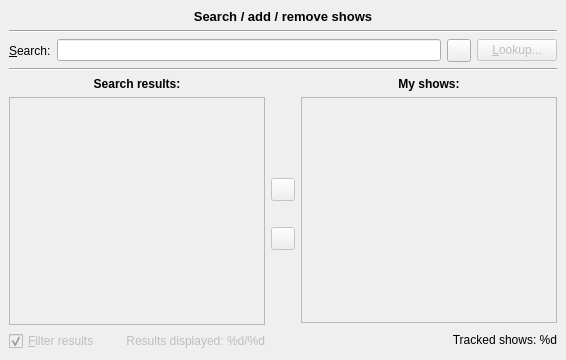
     <widget class="QWidget" name="tabShows" >
      <attribute name="title" >
       <string>S&amp;hows</string>
      </attribute>
      <layout class="QGridLayout" >
       <property name="leftMargin" >
        <number>9</number>
       </property>
       <property name="topMargin" >
        <number>9</number>
       </property>
       <property name="rightMargin" >
        <number>9</number>
       </property>
       <property name="bottomMargin" >
        <number>9</number>
       </property>
       <property name="horizontalSpacing" >
        <number>6</number>
       </property>
       <property name="verticalSpacing" >
        <number>6</number>
       </property>
       <item row="4" column="1" >
        <layout class="QVBoxLayout" >
         <property name="spacing" >
          <number>6</number>
         </property>
         <property name="leftMargin" >
          <number>0</number>
         </property>
         <property name="topMargin" >
          <number>0</number>
         </property>
         <property name="rightMargin" >
          <number>0</number>
         </property>
         <property name="bottomMargin" >
          <number>0</number>
         </property>
         <item>
          <spacer>
           <property name="orientation" >
            <enum>Qt::Vertical</enum>
           </property>
           <property name="sizeHint" >
            <size>
             <width>20</width>
             <height>101</height>
            </size>
           </property>
          </spacer>
         </item>
         <item>
          <widget class="QToolButton" name="btnShowAdd" >
           <property name="enabled" >
            <bool>false</bool>
           </property>
           <property name="toolTip" >
            <string>&lt;html>&lt;head>&lt;meta name="qrichtext" content="1" />&lt;style type="text/css">
p, li { white-space: pre-wrap; }
&lt;/style>&lt;/head>&lt;body style=" font-family:'Sans Serif'; font-size:9pt; font-weight:400; font-style:normal; text-decoration:none;">
&lt;p style=" margin-top:0px; margin-bottom:0px; margin-left:0px; margin-right:0px; -qt-block-indent:0; text-indent:0px;">Click to add the selected show to your tracked shows list.&lt;/p>&lt;/body>&lt;/html></string>
           </property>
           <property name="icon" >
            <iconset resource="NextShowsConfig.qrc" >:/images/icons/images/icons/rightarrow.png</iconset>
           </property>
          </widget>
         </item>
         <item>
          <spacer>
           <property name="orientation" >
            <enum>Qt::Vertical</enum>
           </property>
           <property name="sizeType" >
            <enum>QSizePolicy::Fixed</enum>
           </property>
           <property name="sizeHint" >
            <size>
             <width>20</width>
             <height>20</height>
            </size>
           </property>
          </spacer>
         </item>
         <item>
          <widget class="QToolButton" name="btnShowRemove" >
           <property name="enabled" >
            <bool>false</bool>
           </property>
           <property name="toolTip" >
            <string>&lt;html>&lt;head>&lt;meta name="qrichtext" content="1" />&lt;style type="text/css">
p, li { white-space: pre-wrap; }
&lt;/style>&lt;/head>&lt;body style=" font-family:'Sans Serif'; font-size:9pt; font-weight:400; font-style:normal; text-decoration:none;">
&lt;p style=" margin-top:0px; margin-bottom:0px; margin-left:0px; margin-right:0px; -qt-block-indent:0; text-indent:0px;">Click to remove the selected show from your tracked shows list.&lt;/p>&lt;/body>&lt;/html></string>
           </property>
           <property name="icon" >
            <iconset resource="NextShowsConfig.qrc" >:/images/icons/images/icons/leftarrow.png</iconset>
           </property>
          </widget>
         </item>
         <item>
          <spacer>
           <property name="orientation" >
            <enum>Qt::Vertical</enum>
           </property>
           <property name="sizeHint" >
            <size>
             <width>20</width>
             <height>101</height>
            </size>
           </property>
          </spacer>
         </item>
        </layout>
       </item>
       <item row="4" column="0" >
        <layout class="QVBoxLayout" >
         <property name="spacing" >
          <number>6</number>
         </property>
         <property name="leftMargin" >
          <number>0</number>
         </property>
         <property name="topMargin" >
          <number>0</number>
         </property>
         <property name="rightMargin" >
          <number>0</number>
         </property>
         <property name="bottomMargin" >
          <number>0</number>
         </property>
         <item>
          <widget class="QLabel" name="lblSearchResults" >
           <property name="font" >
            <font>
             <weight>75</weight>
             <bold>true</bold>
            </font>
           </property>
           <property name="text" >
            <string>Search results:</string>
           </property>
           <property name="alignment" >
            <set>Qt::AlignHCenter|Qt::AlignTop</set>
           </property>
          </widget>
         </item>
         <item>
          <widget class="ListWidget" name="listSearchResults" >
           <property name="enabled" >
            <bool>false</bool>
           </property>
          </widget>
         </item>
         <item>
          <layout class="QHBoxLayout" >
           <property name="spacing" >
            <number>6</number>
           </property>
           <property name="leftMargin" >
            <number>0</number>
           </property>
           <property name="topMargin" >
            <number>0</number>
           </property>
           <property name="rightMargin" >
            <number>0</number>
           </property>
           <property name="bottomMargin" >
            <number>0</number>
           </property>
           <item>
            <widget class="QCheckBox" name="chkbxFilter" >
             <property name="enabled" >
              <bool>false</bool>
             </property>
             <property name="toolTip" >
              <string>Check this if you want to filter out terminated shows</string>
             </property>
             <property name="text" >
              <string>&amp;Filter results</string>
             </property>
             <property name="checked" >
              <bool>true</bool>
             </property>
            </widget>
           </item>
           <item>
            <widget class="QLabel" name="lblResultsDisplayed" >
             <property name="enabled" >
              <bool>false</bool>
             </property>
             <property name="text" >
              <string>Results displayed: %d/%d</string>
             </property>
             <property name="alignment" >
              <set>Qt::AlignRight|Qt::AlignTrailing|Qt::AlignVCenter</set>
             </property>
            </widget>
           </item>
          </layout>
         </item>
        </layout>
       </item>
       <item row="4" column="2" >
        <layout class="QVBoxLayout" >
         <property name="spacing" >
          <number>6</number>
         </property>
         <property name="leftMargin" >
          <number>0</number>
         </property>
         <property name="topMargin" >
          <number>0</number>
         </property>
         <property name="rightMargin" >
          <number>0</number>
         </property>
         <property name="bottomMargin" >
          <number>0</number>
         </property>
         <item>
          <widget class="QLabel" name="lblMyShows" >
           <property name="font" >
            <font>
             <weight>75</weight>
             <bold>true</bold>
            </font>
           </property>
           <property name="text" >
            <string>My shows:</string>
           </property>
           <property name="alignment" >
            <set>Qt::AlignHCenter|Qt::AlignTop</set>
           </property>
          </widget>
         </item>
         <item>
          <widget class="ListWidget" name="listMyShows" >
           <property name="enabled" >
            <bool>false</bool>
           </property>
          </widget>
         </item>
         <item>
          <layout class="QHBoxLayout" >
           <property name="spacing" >
            <number>6</number>
           </property>
           <property name="leftMargin" >
            <number>0</number>
           </property>
           <property name="topMargin" >
            <number>0</number>
           </property>
           <property name="rightMargin" >
            <number>0</number>
           </property>
           <property name="bottomMargin" >
            <number>0</number>
           </property>
           <item>
            <spacer>
             <property name="orientation" >
              <enum>Qt::Vertical</enum>
             </property>
             <property name="sizeType" >
              <enum>QSizePolicy::Fixed</enum>
             </property>
             <property name="sizeHint" >
              <size>
               <width>20</width>
               <height>22</height>
              </size>
             </property>
            </spacer>
           </item>
           <item>
            <widget class="QLabel" name="lblTrackedShows" >
             <property name="text" >
              <string>Tracked shows: %d</string>
             </property>
             <property name="alignment" >
              <set>Qt::AlignRight|Qt::AlignTrailing|Qt::AlignVCenter</set>
             </property>
            </widget>
           </item>
          </layout>
         </item>
        </layout>
       </item>
       <item row="3" column="0" colspan="3" >
        <widget class="Line" name="line_3" >
         <property name="orientation" >
          <enum>Qt::Horizontal</enum>
         </property>
        </widget>
       </item>
       <item row="2" column="0" colspan="3" >
        <layout class="QHBoxLayout" >
         <property name="spacing" >
          <number>6</number>
         </property>
         <property name="leftMargin" >
          <number>0</number>
         </property>
         <property name="topMargin" >
          <number>0</number>
         </property>
         <property name="rightMargin" >
          <number>0</number>
         </property>
         <property name="bottomMargin" >
          <number>0</number>
         </property>
         <item>
          <widget class="QLabel" name="labSearchFor" >
           <property name="text" >
            <string>&amp;Search:</string>
           </property>
           <property name="buddy" >
            <cstring>leditLookup</cstring>
           </property>
          </widget>
         </item>
         <item>
          <widget class="QLineEdit" name="leditLookup" />
         </item>
         <item>
          <widget class="QToolButton" name="btnLeditLookupClear" >
           <property name="toolTip" >
            <string>Clear text input</string>
           </property>
           <property name="icon" >
            <iconset resource="NextShowsConfig.qrc" >:/images/icons/images/icons/clear.png</iconset>
           </property>
          </widget>
         </item>
         <item>
          <widget class="QPushButton" name="btnLookup" >
           <property name="enabled" >
            <bool>false</bool>
           </property>
           <property name="text" >
            <string>&amp;Lookup...</string>
           </property>
           <property name="checkable" >
            <bool>true</bool>
           </property>
           <property name="autoDefault" >
            <bool>true</bool>
           </property>
           <property name="default" >
            <bool>true</bool>
           </property>
          </widget>
         </item>
        </layout>
       </item>
       <item row="1" column="0" colspan="3" >
        <widget class="Line" name="line_2" >
         <property name="orientation" >
          <enum>Qt::Horizontal</enum>
         </property>
        </widget>
       </item>
       <item row="0" column="0" colspan="3" >
        <widget class="QLabel" name="label_4" >
         <property name="font" >
          <font>
           <pointsize>10</pointsize>
           <weight>75</weight>
           <bold>true</bold>
           <strikeout>false</strikeout>
           <stylestrategy>PreferDefault</stylestrategy>
           <kerning>true</kerning>
          </font>
         </property>
         <property name="text" >
          <string>Search / add / remove shows</string>
         </property>
         <property name="alignment" >
          <set>Qt::AlignCenter</set>
         </property>
        </widget>
       </item>
      </layout>
     </widget>
